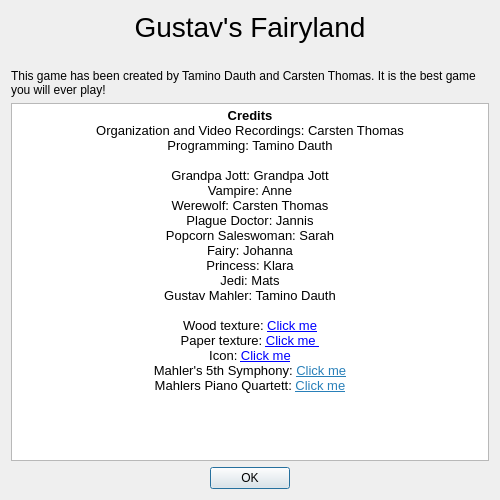
<?xml version="1.0" encoding="UTF-8"?>
<ui version="4.0">
 <class>AboutDialog</class>
 <widget class="QWidget" name="AboutDialog">
  <property name="geometry">
   <rect>
    <x>0</x>
    <y>0</y>
    <width>500</width>
    <height>500</height>
   </rect>
  </property>
  <property name="maximumSize">
   <size>
    <width>16777215</width>
    <height>16777215</height>
   </size>
  </property>
  <property name="windowTitle">
   <string>About Gustav's Faryland</string>
  </property>
  <layout class="QGridLayout" name="gridLayout">
   <item row="1" column="0">
    <widget class="QLabel" name="label">
     <property name="sizePolicy">
      <sizepolicy hsizetype="Preferred" vsizetype="Preferred">
       <horstretch>0</horstretch>
       <verstretch>0</verstretch>
      </sizepolicy>
     </property>
     <property name="text">
      <string/>
     </property>
     <property name="pixmap">
      <pixmap resource="../resource.qrc">:/resources/about.jpg</pixmap>
     </property>
     <property name="alignment">
      <set>Qt::AlignCenter</set>
     </property>
    </widget>
   </item>
   <item row="0" column="0">
    <widget class="QLabel" name="label_3">
     <property name="font">
      <font>
       <pointsize>21</pointsize>
      </font>
     </property>
     <property name="text">
      <string>Gustav's Fairyland</string>
     </property>
     <property name="alignment">
      <set>Qt::AlignCenter</set>
     </property>
    </widget>
   </item>
   <item row="3" column="0">
    <widget class="QTextBrowser" name="textBrowser">
     <property name="html">
      <string>&lt;!DOCTYPE HTML PUBLIC &quot;-//W3C//DTD HTML 4.0//EN&quot; &quot;http://www.w3.org/TR/REC-html40/strict.dtd&quot;&gt;
&lt;html&gt;&lt;head&gt;&lt;meta name=&quot;qrichtext&quot; content=&quot;1&quot; /&gt;&lt;style type=&quot;text/css&quot;&gt;
p, li { white-space: pre-wrap; }
&lt;/style&gt;&lt;/head&gt;&lt;body style=&quot; font-family:'Sans Serif'; font-size:10pt; font-weight:400; font-style:normal;&quot;&gt;
&lt;p align=&quot;center&quot; style=&quot; margin-top:0px; margin-bottom:0px; margin-left:0px; margin-right:0px; -qt-block-indent:0; text-indent:0px;&quot;&gt;&lt;span style=&quot; font-weight:600;&quot;&gt;Credits&lt;/span&gt;&lt;/p&gt;
&lt;p align=&quot;center&quot; style=&quot; margin-top:0px; margin-bottom:0px; margin-left:0px; margin-right:0px; -qt-block-indent:0; text-indent:0px;&quot;&gt;Organization and Video Recordings: Carsten Thomas&lt;/p&gt;
&lt;p align=&quot;center&quot; style=&quot; margin-top:0px; margin-bottom:0px; margin-left:0px; margin-right:0px; -qt-block-indent:0; text-indent:0px;&quot;&gt;Programming: Tamino Dauth&lt;/p&gt;
&lt;p align=&quot;center&quot; style=&quot;-qt-paragraph-type:empty; margin-top:0px; margin-bottom:0px; margin-left:0px; margin-right:0px; -qt-block-indent:0; text-indent:0px;&quot;&gt;&lt;br /&gt;&lt;/p&gt;
&lt;p align=&quot;center&quot; style=&quot; margin-top:0px; margin-bottom:0px; margin-left:0px; margin-right:0px; -qt-block-indent:0; text-indent:0px;&quot;&gt;Grandpa Jott: Grandpa Jott&lt;/p&gt;
&lt;p align=&quot;center&quot; style=&quot; margin-top:0px; margin-bottom:0px; margin-left:0px; margin-right:0px; -qt-block-indent:0; text-indent:0px;&quot;&gt;Vampire: Anne&lt;/p&gt;
&lt;p align=&quot;center&quot; style=&quot; margin-top:0px; margin-bottom:0px; margin-left:0px; margin-right:0px; -qt-block-indent:0; text-indent:0px;&quot;&gt;Werewolf: Carsten Thomas&lt;/p&gt;
&lt;p align=&quot;center&quot; style=&quot; margin-top:0px; margin-bottom:0px; margin-left:0px; margin-right:0px; -qt-block-indent:0; text-indent:0px;&quot;&gt;Plague Doctor: Jannis&lt;/p&gt;
&lt;p align=&quot;center&quot; style=&quot; margin-top:0px; margin-bottom:0px; margin-left:0px; margin-right:0px; -qt-block-indent:0; text-indent:0px;&quot;&gt;Popcorn Saleswoman: Sarah&lt;/p&gt;
&lt;p align=&quot;center&quot; style=&quot; margin-top:0px; margin-bottom:0px; margin-left:0px; margin-right:0px; -qt-block-indent:0; text-indent:0px;&quot;&gt;Fairy: Johanna&lt;/p&gt;
&lt;p align=&quot;center&quot; style=&quot; margin-top:0px; margin-bottom:0px; margin-left:0px; margin-right:0px; -qt-block-indent:0; text-indent:0px;&quot;&gt;Princess: Klara&lt;/p&gt;
&lt;p align=&quot;center&quot; style=&quot; margin-top:0px; margin-bottom:0px; margin-left:0px; margin-right:0px; -qt-block-indent:0; text-indent:0px;&quot;&gt;Jedi: Mats&lt;/p&gt;
&lt;p align=&quot;center&quot; style=&quot; margin-top:0px; margin-bottom:0px; margin-left:0px; margin-right:0px; -qt-block-indent:0; text-indent:0px;&quot;&gt;Gustav Mahler: Tamino Dauth&lt;/p&gt;
&lt;p align=&quot;center&quot; style=&quot;-qt-paragraph-type:empty; margin-top:0px; margin-bottom:0px; margin-left:0px; margin-right:0px; -qt-block-indent:0; text-indent:0px;&quot;&gt;&lt;br /&gt;&lt;/p&gt;
&lt;p align=&quot;center&quot; style=&quot; margin-top:0px; margin-bottom:0px; margin-left:0px; margin-right:0px; -qt-block-indent:0; text-indent:0px;&quot;&gt;Wood texture: &lt;a href=&quot;http://publicdomainvectors.org/en/free-clipart/Wood-texture/39404.html&quot;&gt;&lt;span style=&quot; text-decoration: underline; color:#0000ff;&quot;&gt;Click me&lt;/span&gt;&lt;/a&gt;&lt;span style=&quot; font-family:'MS Shell Dlg 2'; font-size:8pt;&quot;&gt;&lt;br /&gt;&lt;/span&gt;&lt;span style=&quot; font-family:'MS Shell Dlg 2';&quot;&gt;Paper texture: &lt;/span&gt;&lt;a href=&quot;http://all-free-download.com/free-vector/download/set-of-blank-paper-design-vector_524297.html&quot;&gt;&lt;span style=&quot; font-family:'MS Shell Dlg 2'; text-decoration: underline; color:#0000ff;&quot;&gt;Click me &lt;/span&gt;&lt;/a&gt;&lt;/p&gt;
&lt;p align=&quot;center&quot; style=&quot; margin-top:0px; margin-bottom:0px; margin-left:0px; margin-right:0px; -qt-block-indent:0; text-indent:0px;&quot;&gt;&lt;span style=&quot; font-family:'MS Shell Dlg 2';&quot;&gt;Icon: &lt;/span&gt;&lt;a href=&quot; https://commons.wikimedia.org/wiki/File:Gustav_Mahler_by_Hans_Schliessmann-12.jpg&quot;&gt;&lt;span style=&quot; font-family:'MS Shell Dlg 2'; text-decoration: underline; color:#0000ff;&quot;&gt;Click me&lt;/span&gt;&lt;/a&gt;&lt;/p&gt;
&lt;p align=&quot;center&quot; style=&quot; margin-top:0px; margin-bottom:0px; margin-left:0px; margin-right:0px; -qt-block-indent:0; text-indent:0px;&quot;&gt;Mahler's 5th Symphony: &lt;a href=&quot;https://archive.org/details/Mahler_Symphony_5&quot;&gt;&lt;span style=&quot; text-decoration: underline; color:#2980b9;&quot;&gt;Click me&lt;/span&gt;&lt;/a&gt;&lt;/p&gt;
&lt;p align=&quot;center&quot; style=&quot; margin-top:0px; margin-bottom:0px; margin-left:0px; margin-right:0px; -qt-block-indent:0; text-indent:0px;&quot;&gt;Mahlers Piano Quartett: &lt;a href=&quot;https://archive.org/details/MahlerPianoQuartetInAMinor&quot;&gt;&lt;span style=&quot; text-decoration: underline; color:#2980b9;&quot;&gt;Click me&lt;/span&gt;&lt;/a&gt;&lt;/p&gt;&lt;/body&gt;&lt;/html&gt;</string>
     </property>
     <property name="openExternalLinks">
      <bool>true</bool>
     </property>
    </widget>
   </item>
   <item row="2" column="0">
    <widget class="QLabel" name="label_2">
     <property name="text">
      <string>This game has been created by Tamino Dauth and Carsten Thomas. It is the best game you will ever play!</string>
     </property>
     <property name="scaledContents">
      <bool>false</bool>
     </property>
     <property name="wordWrap">
      <bool>true</bool>
     </property>
    </widget>
   </item>
   <item row="4" column="0">
    <widget class="QDialogButtonBox" name="buttonBox">
     <property name="standardButtons">
      <set>QDialogButtonBox::Ok</set>
     </property>
     <property name="centerButtons">
      <bool>true</bool>
     </property>
    </widget>
   </item>
  </layout>
 </widget>
 <resources>
  <include location="../resource.qrc"/>
 </resources>
 <connections/>
</ui>
